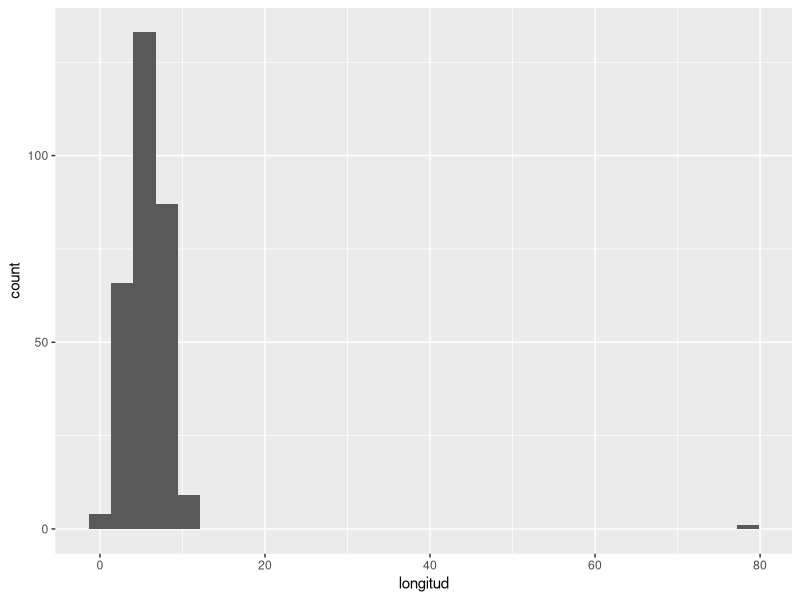
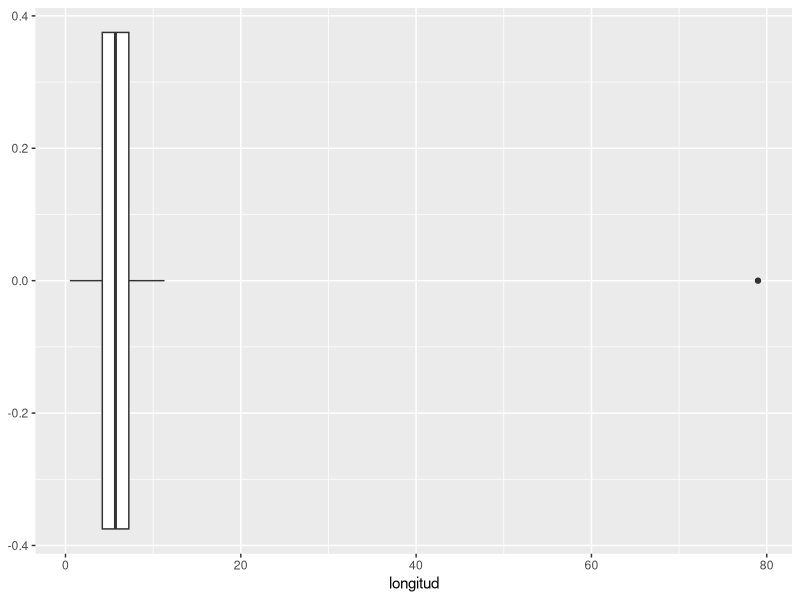
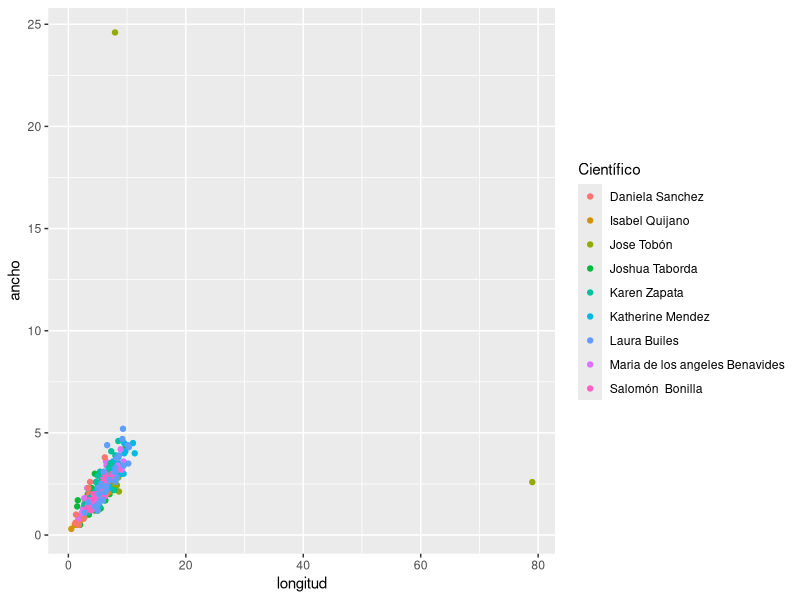

The R source for these figures, in order:
## ---- chunk 1
#| echo: true
1 + 2
2 * 4
27 / 3
3**2
## ---- chunk 2
primos <- c(2, 3, 5, 7, 11, 13)
## ---- chunk 3
primos * 2
primos - 1
## ---- chunk 4
seq(from = 1, to = 10)
## ---- chunk 5
seq(1, 10)
## ---- chunk 6
#| echo: true
#| warning: true

library(tidyverse)
## ---- chunk 7
#| echo: true
hojas <- read_tsv("../datos/hojas.tsv")
## ---- chunk 8
hojas <- hojas |>
  rename(
    id_planta = 'ID planta',
    longitud = 'Longitud hoja (cm)',
    ancho = 'Ancho hoja (cm)'
    )
## ---- chunk 9
#| echo: true

ggplot(hojas) +
  geom_histogram(mapping = aes(x = longitud))
## ---- chunk 10
ggplot(hojas) +
  geom_boxplot(mapping = aes(x = longitud))
## ---- chunk 11
#| echo: true

ggplot(data = hojas) +
  geom_point(mapping = aes(x = longitud, y = ancho, color = Científico))
